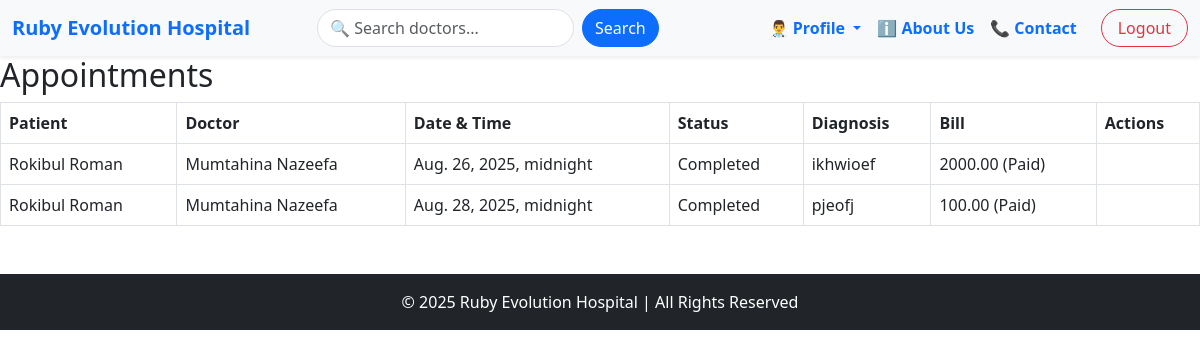
The page /appointment/AppointmentListView/ (signed in) on the database its author committed.
### appointment/models.py (models this page shows, shortened)
class Appointment(models.Model):
    STATUS_CHOICES = [
        ('Pending', 'Pending'),
        ('Confirmed', 'Confirmed'),
        ('Completed', 'Completed'),
        ('Cancelled', 'Cancelled'),
    ]
    patient = models.ForeignKey(PatientProfile, on_delete=models.CASCADE)
    doctor = models.ForeignKey(DoctorProfile, on_delete=models.CASCADE)
    appointment_date = models.DateTimeField()
    status = models.CharField(max_length=20, choices=STATUS_CHOICES, default='Pending')
    notes = models.TextField(null=True, blank=True)
    created_at = models.DateTimeField(auto_now_add=True)

class PatientDiagnosis(models.Model):
    appointment = models.OneToOneField(Appointment, on_delete=models.CASCADE,related_name="diagnosis",null=True,blank=True)
    doctor = models.ForeignKey(DoctorProfile, on_delete=models.SET_NULL, null=True, blank=True)
    diagnosis = models.TextField(null=True, blank=True)
    treatment_summary = models.TextField(null=True, blank=True)
    medicines_prescribed = models.TextField(null=True, blank=True)
    follow_up_date = models.DateField(null=True, blank=True)
    notes = models.TextField(null=True, blank=True)

class Billing(models.Model):
    PAYMENT_STATUS = [
        ('Paid', 'Paid'),
        ('Unpaid', 'Unpaid'),
        ('Pending', 'Pending'),
    ]
    patient = models.ForeignKey(PatientProfile, on_delete=models.CASCADE)
    doctor = models.ForeignKey(DoctorProfile, on_delete=models.SET_NULL, null=True, blank=True)
    appointment = models.OneToOneField(Appointment, on_delete=models.CASCADE, null=True, blank=True)
    billDate = models.DateTimeField(auto_now_add=True)
    consultationFee = models.DecimalField(max_digits=8, decimal_places=2, default=0.00)
    medicineCharges = models.DecimalField(max_digits=10, decimal_places=2, default=0.00)
    testCharges = models.DecimalField(max_digits=10, decimal_places=2, default=0.00)
    otherCharges = models.DecimalField(max_digits=10, decimal_places=2, default=0.00)
    totalAmount = models.DecimalField(max_digits=12, decimal_places=2, default=0.00)
    paymentStatus = models.CharField(max_length=20, choices=PAYMENT_STATUS, default='Pending')

### accounts/models.py (models this page shows, shortened)
class PatientProfile(models.Model):
    BLOOD_GROUP_CHOICES = [
        ('A+', 'A+'), ('A-', 'A-'),
        ('B+', 'B+'), ('B-', 'B-'),
        ('O+', 'O+'), ('O-', 'O-'),
        ('AB+', 'AB+'), ('AB-', 'AB-'),
    ]
    STATUS_CHOICES = [
        ('Outpatient', 'Outpatient'),
        ('Inpatient', 'Inpatient'),
        ('Discharged', 'Discharged'),
    ]
    GENDER_CHOICES = [
        ('Male', 'Male'),
        ('Female', 'Female'),
        ('Other', 'Other'),
    ]
    user = models.OneToOneField(CustomUser, on_delete=models.CASCADE)
    profile_picture = models.ImageField(upload_to='patient_profiles/', null=True, blank=True)
    date_of_birth = models.DateField(null=True, blank=True)
    gender = models.CharField(max_length=10, choices=GENDER_CHOICES, null=True, blank=True)
    contact_number = models.CharField(max_length=15, null=True, blank=True)
    address = models.TextField(null=True, blank=True)
    blood_group = models.CharField(max_length=3, choices=BLOOD_GROUP_CHOICES, null=True, blank=True)
    allergies = models.TextField(null=True, blank=True)
    emergency_contact_number = models.CharField(max_length=15, null=True, blank=True)
    status = models.CharField(max_length=20, choices=STATUS_CHOICES, default='Outpatient')

class CustomUser(AbstractUser):
    ROLE_CHOICES = (
        ('admin', 'Admin'),
        ('doctor', 'Doctor'),
        ('patient', 'Patient'),
        ('staff', 'Staff'),
    )
    CURRENT_STATUS = [
        ('apporved','Approved'),
        ('panding','Panding'),
        ('cancel','Cancel'),
    ]
    first_name = models.CharField(max_length=50,null=True)
    last_name = models.CharField(max_length=50,null=True)
    role = models.CharField(choices=ROLE_CHOICES, max_length=50,null=True, blank=True)
    current_status = models.CharField(choices=CURRENT_STATUS, max_length=50,default='panding')

class DoctorProfile(models.Model):
    DEPARTMENT_CHOICES = [
        ('Cardiology', 'Cardiology'),
        ('Neurology', 'Neurology'),
        ('Orthopedics', 'Orthopedics'),
        ('Pediatrics', 'Pediatrics'),
        ('General', 'General'),
        ('Dermatology', 'Dermatology'),
        ('Gynecology', 'Gynecology'),
    ]
    user = models.OneToOneField(CustomUser, on_delete=models.CASCADE,related_name='doctor')
    profile_picture = models.ImageField(upload_to='doctor_profiles/', null=True, blank=True)
    contact_number = models.CharField(max_length=15, null=True, blank=True)
    department = models.CharField(max_length=50, choices=DEPARTMENT_CHOICES, default='General')
    specialization = models.CharField(max_length=100, null=True, blank=True)
    qualification = models.CharField(max_length=200, null=True, blank=True)
    bio = models.TextField(null=True,blank=True)
    experience = models.PositiveIntegerField(default=0)
    consultation_fee = models.DecimalField(max_digits=8, decimal_places=2, default=0.00)
    availability_status = models.BooleanField(default=True)

### appointment/views.py (the view)
# urls.py: path("AppointmentListView/", AppointmentListView.as_view(), name="AppointmentListView"),
class AppointmentListView(LoginRequiredMixin, View):
    def get(self, request):
        user = request.user
        appointments = Appointment.objects.filter(status='Completed').select_related('patient', 'doctor').order_by('-created_at')
        appointments = appointments.prefetch_related('diagnosis', 'billing').order_by('-created_at')
        context = {
            'appointments': appointments
        }
        return render(request, 'bills/appointmentList.html', context)

### appointment/templates/bills/appointmentList.html (shortened to what this page needs)
{% extends "base.html" %}
{% block content %}
<h2>Appointments</h2>
<table class="table table-bordered">
    <thead>
        <tr>
            <th>Patient</th>
            <th>Doctor</th>
            <th>Date & Time</th>
            <th>Status</th>
            <th>Diagnosis</th>
            <th>Bill</th>
            <th>Actions</th>
        </tr>
    </thead>
    <tbody>
        {% for appointment in appointments %}
        <tr>
            <td>{{ appointment.patient.user.get_full_name }}</td>
            <td>{{ appointment.doctor.user.get_full_name }}</td>
            <td>{{ appointment.appointment_date }}</td>
            <td>{{ appointment.status }}</td>
            <td>
                {% if appointment.diagnosis %}
                    {{ appointment.diagnosis.diagnosis|default:"-" }}
                {% else %}
                    -
                {% endif %}
            </td>
            <td>
                {% if appointment.billing %}
                    {{ appointment.billing.totalAmount }} ({{ appointment.billing.paymentStatus }})
                {% else %}
                    -
                {% endif %}
            </td>
            <td>
            </td>
        </tr>
        {% empty %}
        <tr>
            <td colspan="7">No appointments found.</td>
        </tr>
        {% endfor %}
    </tbody>
</table>
{% endblock %}

### rows shown on the page
Appointment: patient.user.get_full_name "Rokibul Roman", doctor.user.get_full_name "Mumtahina Nazeefa", appointment_date "Aug. 26, 2025, midnight", status "Completed", diagnosis.diagnosis "ikhwioef", billing.totalAmount "2000.00", billing.paymentStatus "Paid"
Appointment: patient.user.get_full_name "Rokibul Roman", doctor.user.get_full_name "Mumtahina Nazeefa", appointment_date "Aug. 28, 2025, midnight", status "Completed", diagnosis.diagnosis "pjeofj", billing.totalAmount "100.00", billing.paymentStatus "Paid"
